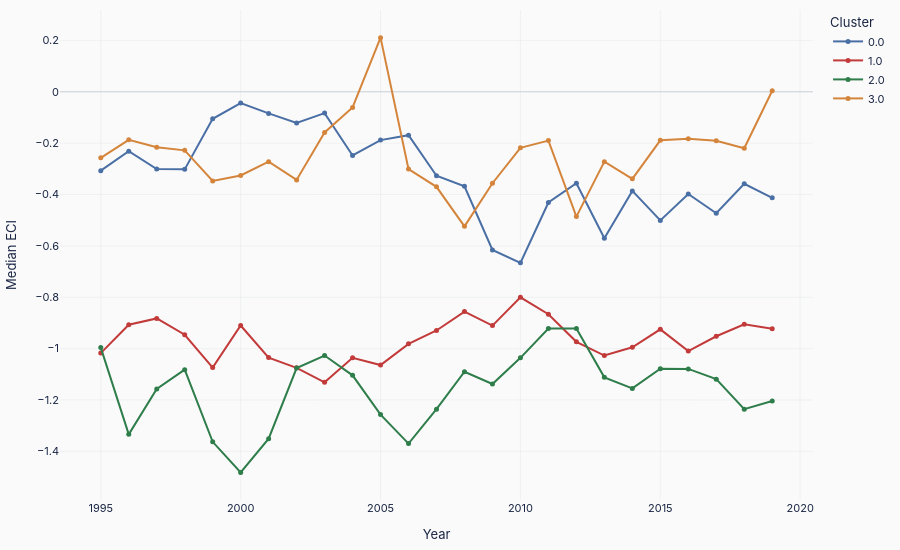

The cell this chart's notebook holds for it:
### Markdown cell above
### 1b. Median ECI Trajectory by Resource-Profile Cluster

### Code cell
traj = (df.groupby(['Year', 'Cluster'])['Economic Complexity Index']
          .median().reset_index())

clusters_present = sorted(traj['Cluster'].dropna().unique())

fig = go.Figure()
for i, cl in enumerate(clusters_present):
    sub = traj[traj['Cluster'] == cl]
    fig.add_trace(go.Scatter(
        x=sub['Year'], y=sub['Economic Complexity Index'],
        mode='lines+markers', name=str(cl),
        line=dict(color=CLUSTER_COLORS[i % len(CLUSTER_COLORS)], width=2),
        marker=dict(size=5),
    ))

fig.update_layout(**base_layout(
    xaxis=dict(
        title=dict(text='Year', font=dict(size=STYLE['axis_title_size'])),
        gridcolor=STYLE['grid_color'], gridwidth=STYLE['grid_width'],
        dtick=5,
    ),
    yaxis=dict(
        title=dict(text='Median ECI', font=dict(size=STYLE['axis_title_size'])),
        gridcolor=STYLE['grid_color'], gridwidth=STYLE['grid_width'],
        zeroline=True, zerolinecolor=STYLE['zero_line_color'], zerolinewidth=1,
    ),
    legend=dict(title=dict(text='Cluster'), font=dict(size=STYLE['legend_size'])),
))

save_chart(fig, os.path.join(OUT, 'eci_cluster_trajectories'))

### Figure 1 — Plotly figure (JSON) as saved in the notebook; plotly's stock layout.template omitted (floating-point values rounded to 4 significant figures)
{"data": [{"line": {"color": "#4a6fa5", "width": 2}, "marker": {"size": 5}, "mode": "lines+markers", "name": "0.0", "type": "scatter", "x": [1995, 1996, 1997, 1998, 1999, 2000, 2001, 2002, 2003, 2004, 2005, 2006, 2007, 2008, 2009, 2010, 2011, 2012, 2013, 2014, 2015, 2016, 2017, 2018, 2019], "y": [-0.307, -0.231, -0.301, -0.302, -0.105, -0.044, -0.084, -0.121, -0.083, -0.248, -0.188, -0.169, -0.327, -0.368, -0.616, -0.666, -0.431, -0.356, -0.57, -0.386, -0.501, -0.398, -0.473, -0.358, -0.413]}, {"line": {"color": "#c23a3a", "width": 2}, "marker": {"size": 5}, "mode": "lines+markers", "name": "1.0", "type": "scatter", "x": [1995, 1996, 1997, 1998, 1999, 2000, 2001, 2002, 2003, 2004, 2005, 2006, 2007, 2008, 2009, 2010, 2011, 2012, 2013, 2014, 2015, 2016, 2017, 2018, 2019], "y": [-1.018, -0.907, -0.8825, -0.946, -1.074, -0.91, -1.035, -1.075, -1.131, -1.036, -1.064, -0.9815, -0.9295, -0.856, -0.9105, -0.8005, -0.866, -0.9735, -1.027, -0.995, -0.925, -1.01, -0.952, -0.9055, -0.9225]}, {"line": {"color": "#2e7d4a", "width": 2}, "marker": {"size": 5}, "mode": "lines+markers", "name": "2.0", "type": "scatter", "x": [1995, 1996, 1997, 1998, 1999, 2000, 2001, 2002, 2003, 2004, 2005, 2006, 2007, 2008, 2009, 2010, 2011, 2012, 2013, 2014, 2015, 2016, 2017, 2018, 2019], "y": [-0.996, -1.334, -1.157, -1.082, -1.363, -1.482, -1.351, -1.076, -1.027, -1.104, -1.257, -1.37, -1.236, -1.09, -1.138, -1.036, -0.922, -0.922, -1.112, -1.155, -1.078, -1.079, -1.119, -1.236, -1.204]}, {"line": {"color": "#d4853b", "width": 2}, "marker": {"size": 5}, "mode": "lines+markers", "name": "3.0", "type": "scatter", "x": [1995, 1996, 1997, 1998, 1999, 2000, 2001, 2002, 2003, 2004, 2005, 2006, 2007, 2008, 2009, 2010, 2011, 2012, 2013, 2014, 2015, 2016, 2017, 2018, 2019], "y": [-0.257, -0.187, -0.216, -0.228, -0.347, -0.326, -0.272, -0.343, -0.158, -0.061, 0.211, -0.301, -0.37, -0.524, -0.356, -0.218, -0.19, -0.486, -0.272, -0.339, -0.189, -0.183, -0.191, -0.22, 0.004]}], "layout": {"font": {"color": "#1a2744", "family": "IBM Plex Sans, -apple-system, BlinkMacSystemFont, sans-serif", "size": 11}, "height": 550, "legend": {"font": {"size": 11}, "title": {"text": "Cluster"}}, "margin": {"b": 50, "l": 60, "r": 40, "t": 10}, "paper_bgcolor": "#fafafa", "plot_bgcolor": "#fafafa", "xaxis": {"dtick": 5, "gridcolor": "#e5e7eb", "gridwidth": 0.5, "title": {"font": {"size": 13}, "text": "Year"}}, "yaxis": {"gridcolor": "#e5e7eb", "gridwidth": 0.5, "title": {"font": {"size": 13}, "text": "Median ECI"}, "zeroline": true, "zerolinecolor": "#c9cfd6", "zerolinewidth": 1}}}
